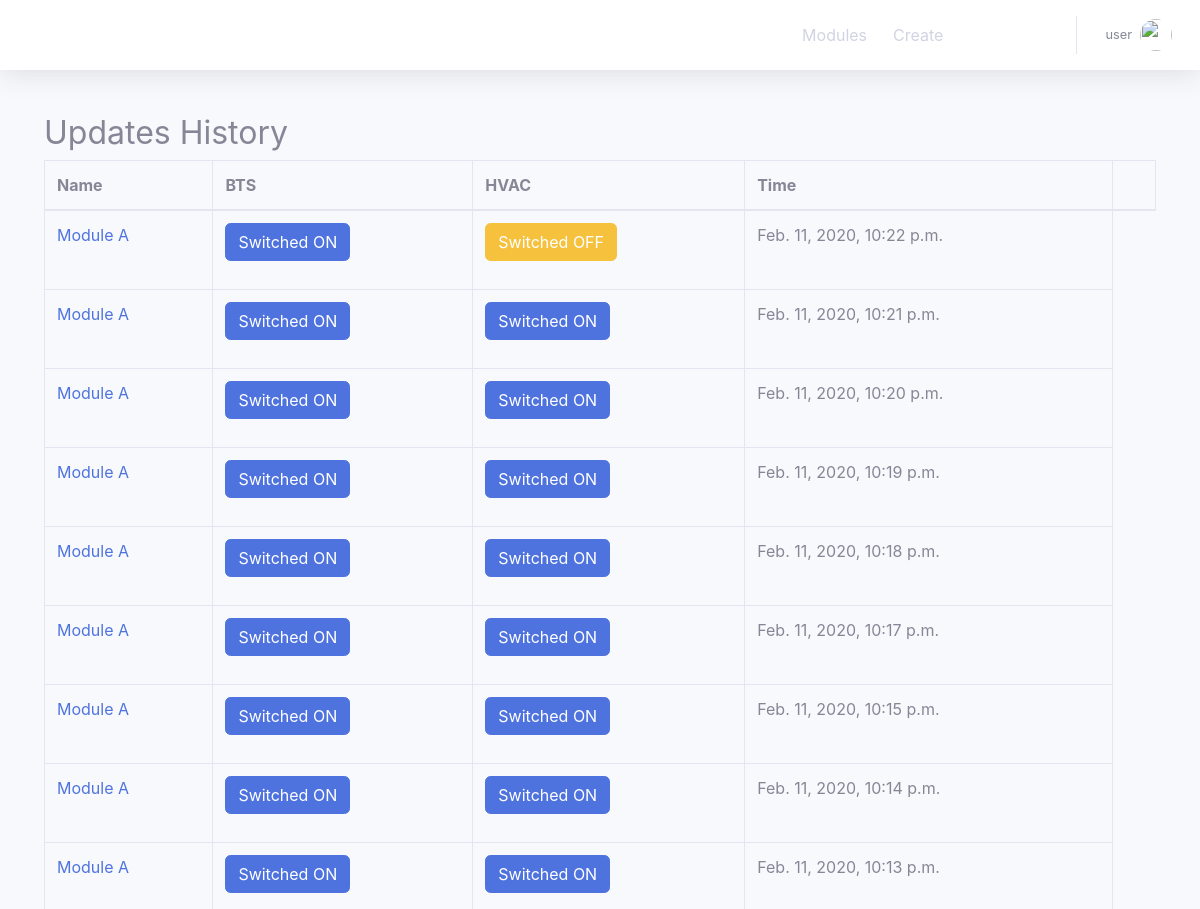
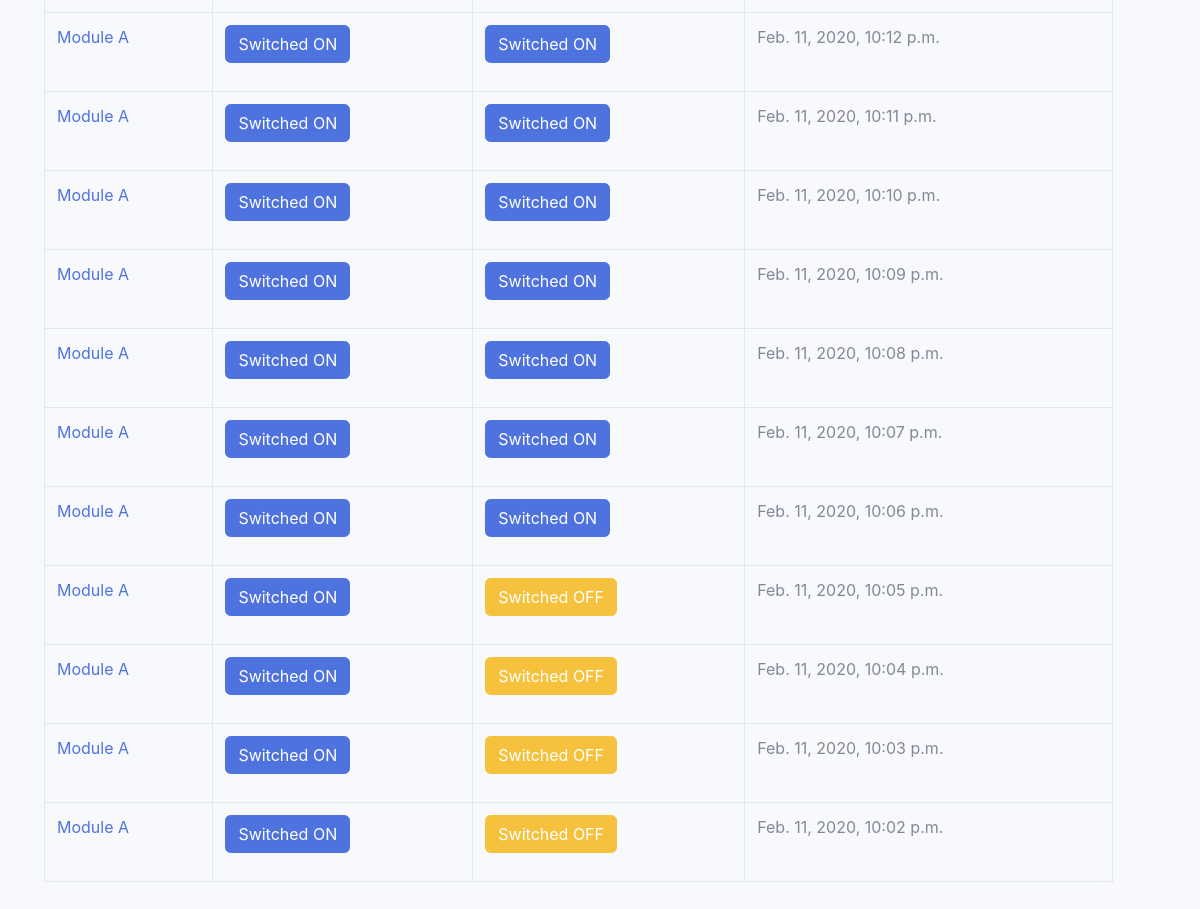
Page /history/192.168.1.1:8000 on the earlier database version (2 pictures, top to bottom).
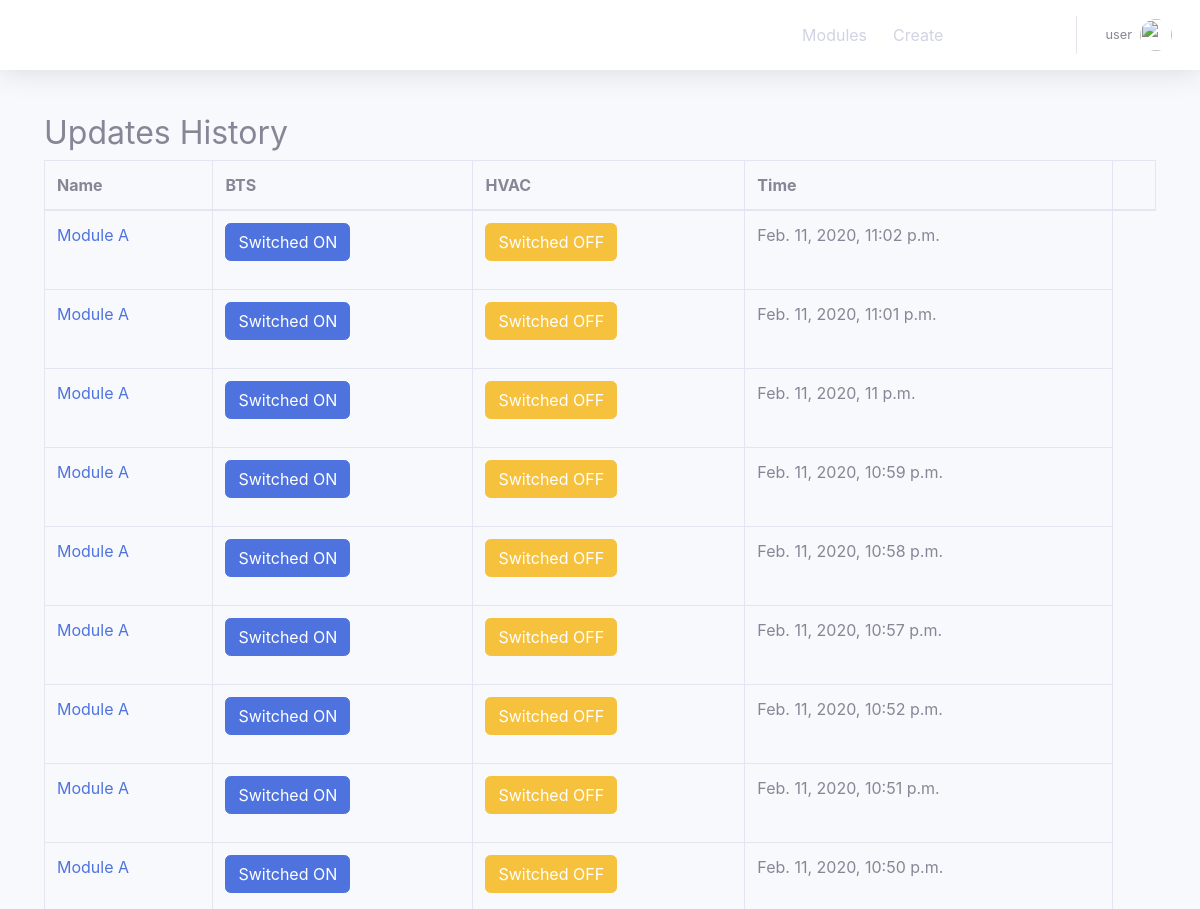
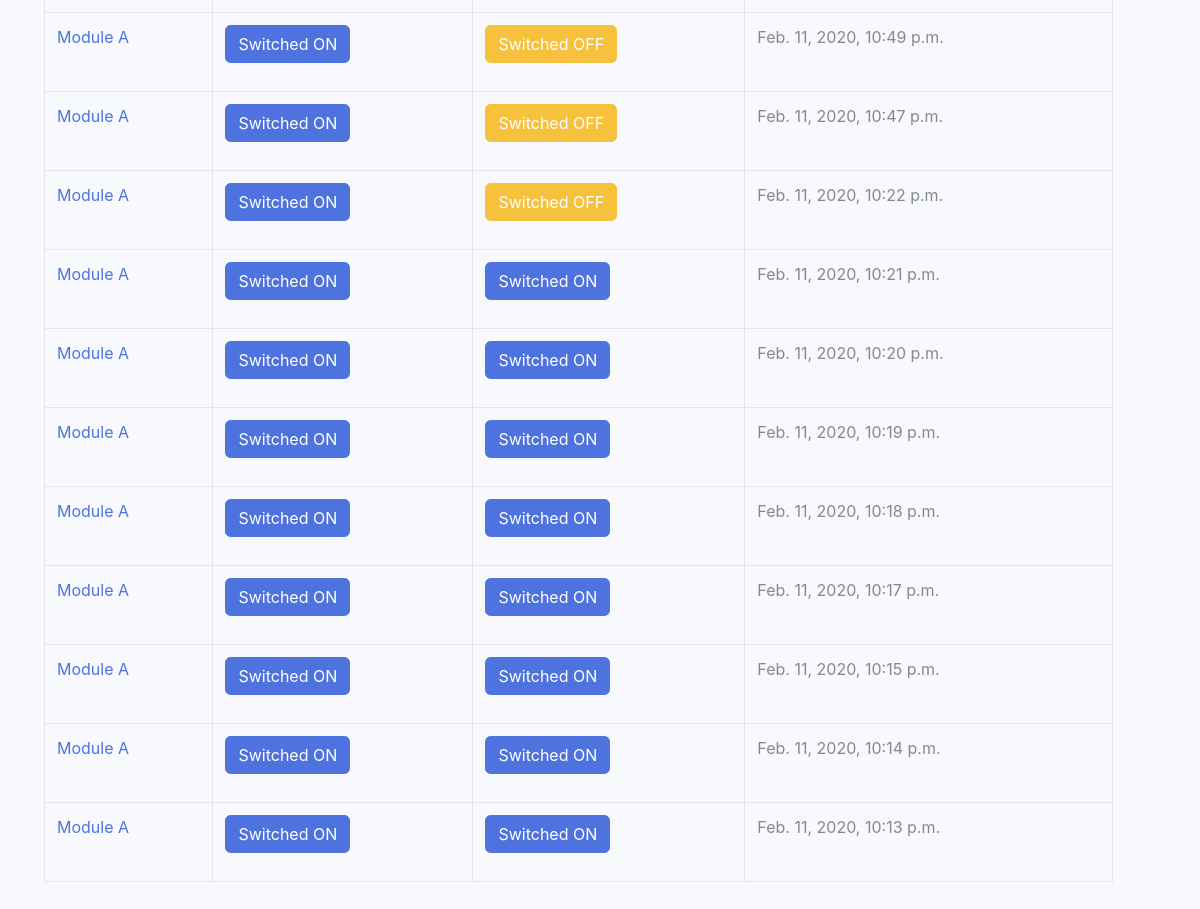
Same page on the later database version (2 pictures, top to bottom).
### Powerapp/models.py (models this page shows, shortened)
class UpdateTracker(models.Model):
    module = models.ForeignKey(Module,on_delete=models.CASCADE)
    btsstatus = models.BooleanField(default=False) # the BTS status of the site on or off
    hvacstatus = models.BooleanField(default=False) # the HVAC status of the site on or off
    genstatus = models.BooleanField(default=False,null=True) # the GEN status of the site on or off
    mainsstatus = models.BooleanField(default=False, null=True) # the MAINS status of the site on or off
    time = models.DateTimeField(auto_now_add=True) # update time update was received
    delta = models.BooleanField(default=False) # indicate if changed or not

class Module(models.Model):
    ipaddress = models.CharField(max_length=200,null=False,primary_key=True) # ip addresss for the power module onsite
    port = models.CharField(max_length=4,null=True) # the power module port
    online = models.BooleanField(default=False) # onine status of the module
    name = models.CharField(max_length=200,null=True) # the site name of the device module
    btsstatus = models.BooleanField(default=False) # the BTS status of the site on or off
    hvacstatus = models.BooleanField(default=False) # the HVAC status of the site on or off
    genstatus = models.BooleanField(default=False) # the GEN status of the site on or off

### Powerapp/views.py (the view)
# urls.py: path('history/<str:pk>', HistoryView.as_view(), name = 'history'),
class HistoryView(ListView):
    model = UpdateTracker
    template_name = 'Powerapp/listmodule_records.html'
    context_object_name = 'updates'
    def get_queryset(self):
        return UpdateTracker.objects.filter(module__ipaddress=self.kwargs['pk']).order_by('-time')[:20]

### Powerapp/templates/Powerapp/listmodule_records.html (shortened to what this page needs)
{% extends 'Powerapp/base.html' %}
{% block content %}
<div class="card-body">
    <h2> {{ record.module }}Updates History</h2>
    <div class="table-responsive">
        <table class="table table-bordered" id="dataTable" width="100%" cellspacing="0">
    <thead>
    <th>Name</th>
    <th>BTS</th>
    <th>HVAC</th>
    <th>Time</th>
    <th></th>
    </thead>
    <tbody>
        {% for record in updates %}
    <tr>
        <td><a href="{% url 'Powerapp:detailmodule' pk=record.module.pk%}">{{ record.module.name}}</a></td>
        <td>
                     {% if record.btsstatus %}
            <p class="btn btn-primary">Switched ON</p>
            {% else %}
             <p class = "btn btn-warning">Switched OFF</p>
            {% endif %}
        </td>
        <td>
            {% if record.hvacstatus %}
            <p class="btn btn-primary">Switched ON</p>
            {% else %}
            <p class = "btn btn-warning">Switched OFF</p>
            {% endif %}
        </td>
        <td>{{ record.time}}</td>
    </tr>
        {% endfor %}
    </tbody>
</table>
    </div>
</div>
{% endblock %}

Differences in the rows shown:
no longer on this page (row unchanged): UpdateTracker: module.name "Module A", btsstatus "Switched ON", hvacstatus "Switched ON", time "Feb. 11, 2020, 10:12 p.m."
no longer on this page (row unchanged): UpdateTracker: module.name "Module A", btsstatus "Switched ON", hvacstatus "Switched ON", time "Feb. 11, 2020, 10:11 p.m."
no longer on this page (row unchanged): UpdateTracker: module.name "Module A", btsstatus "Switched ON", hvacstatus "Switched ON", time "Feb. 11, 2020, 10:10 p.m."
no longer on this page (row unchanged): UpdateTracker: module.name "Module A", btsstatus "Switched ON", hvacstatus "Switched ON", time "Feb. 11, 2020, 10:09 p.m."
no longer on this page (row unchanged): UpdateTracker: module.name "Module A", btsstatus "Switched ON", hvacstatus "Switched ON", time "Feb. 11, 2020, 10:08 p.m."
no longer on this page (row unchanged): UpdateTracker: module.name "Module A", btsstatus "Switched ON", hvacstatus "Switched ON", time "Feb. 11, 2020, 10:07 p.m."
no longer on this page (row unchanged): UpdateTracker: module.name "Module A", btsstatus "Switched ON", hvacstatus "Switched ON", time "Feb. 11, 2020, 10:06 p.m."
no longer on this page (row unchanged): UpdateTracker: module.name "Module A", btsstatus "Switched ON", hvacstatus "Switched OFF", time "Feb. 11, 2020, 10:05 p.m."
no longer on this page (row unchanged): UpdateTracker: module.name "Module A", btsstatus "Switched ON", hvacstatus "Switched OFF", time "Feb. 11, 2020, 10:04 p.m."
no longer on this page (row unchanged): UpdateTracker: module.name "Module A", btsstatus "Switched ON", hvacstatus "Switched OFF", time "Feb. 11, 2020, 10:03 p.m."
no longer on this page (row unchanged): UpdateTracker: module.name "Module A", btsstatus "Switched ON", hvacstatus "Switched OFF", time "Feb. 11, 2020, 10:02 p.m."
added UpdateTracker: module.name "Module A", btsstatus "Switched ON", hvacstatus "Switched OFF", time "Feb. 11, 2020, 11:02 p.m."
added UpdateTracker: module.name "Module A", btsstatus "Switched ON", hvacstatus "Switched OFF", time "Feb. 11, 2020, 11:01 p.m."
added UpdateTracker: module.name "Module A", btsstatus "Switched ON", hvacstatus "Switched OFF", time "Feb. 11, 2020, 11 p.m."
added UpdateTracker: module.name "Module A", btsstatus "Switched ON", hvacstatus "Switched OFF", time "Feb. 11, 2020, 10:59 p.m."
added UpdateTracker: module.name "Module A", btsstatus "Switched ON", hvacstatus "Switched OFF", time "Feb. 11, 2020, 10:58 p.m."
added UpdateTracker: module.name "Module A", btsstatus "Switched ON", hvacstatus "Switched OFF", time "Feb. 11, 2020, 10:57 p.m."
added UpdateTracker: module.name "Module A", btsstatus "Switched ON", hvacstatus "Switched OFF", time "Feb. 11, 2020, 10:52 p.m."
added UpdateTracker: module.name "Module A", btsstatus "Switched ON", hvacstatus "Switched OFF", time "Feb. 11, 2020, 10:51 p.m."
added UpdateTracker: module.name "Module A", btsstatus "Switched ON", hvacstatus "Switched OFF", time "Feb. 11, 2020, 10:50 p.m."
added UpdateTracker: module.name "Module A", btsstatus "Switched ON", hvacstatus "Switched OFF", time "Feb. 11, 2020, 10:49 p.m."
added UpdateTracker: module.name "Module A", btsstatus "Switched ON", hvacstatus "Switched OFF", time "Feb. 11, 2020, 10:47 p.m."
